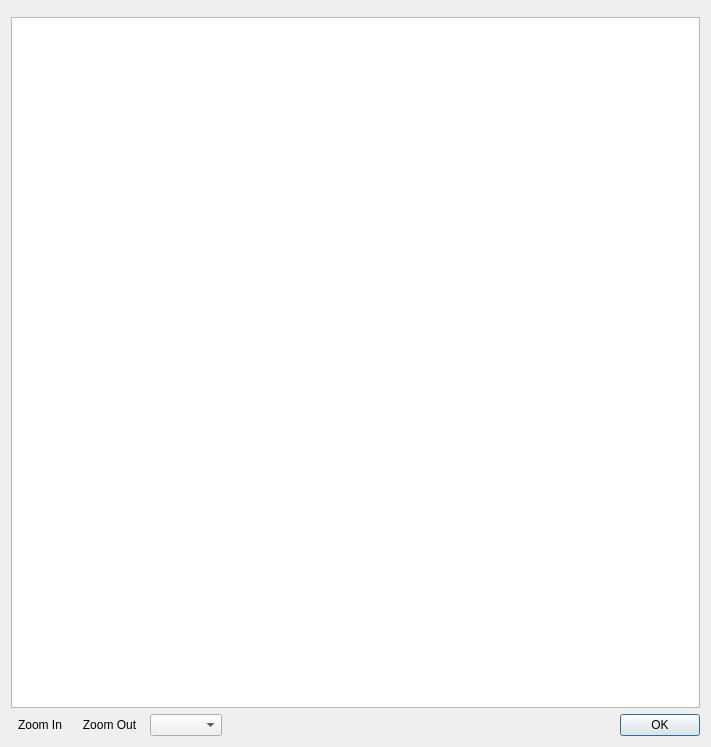
<?xml version="1.0" encoding="UTF-8"?>
<ui version="4.0">
 <class>SamplingReport</class>
 <widget class="QWidget" name="SamplingReport">
  <property name="geometry">
   <rect>
    <x>0</x>
    <y>0</y>
    <width>711</width>
    <height>747</height>
   </rect>
  </property>
  <property name="windowTitle">
   <string>Sampling Report</string>
  </property>
  <layout class="QVBoxLayout" name="verticalLayout">
   <item>
    <widget class="QgsMessageBar" name="MsgBar">
     <property name="frameShape">
      <enum>QFrame::NoFrame</enum>
     </property>
     <property name="lineWidth">
      <number>0</number>
     </property>
    </widget>
   </item>
   <item>
    <widget class="QTextBrowser" name="sampling_report"/>
   </item>
   <item>
    <widget class="QWidget" name="widget" native="true">
     <layout class="QHBoxLayout" name="horizontalLayout">
      <property name="leftMargin">
       <number>0</number>
      </property>
      <property name="topMargin">
       <number>0</number>
      </property>
      <property name="rightMargin">
       <number>0</number>
      </property>
      <property name="bottomMargin">
       <number>0</number>
      </property>
      <item>
       <widget class="QToolButton" name="zoomIn">
        <property name="toolTip">
         <string>Zoom In</string>
        </property>
        <property name="text">
         <string>Zoom In</string>
        </property>
        <property name="icon">
         <iconset>
          <normaloff>:/plugins/AcATaMa/icons/zoom-in.svg</normaloff>:/plugins/AcATaMa/icons/zoom-in.svg</iconset>
        </property>
        <property name="toolButtonStyle">
         <enum>Qt::ToolButtonIconOnly</enum>
        </property>
        <property name="autoRaise">
         <bool>true</bool>
        </property>
       </widget>
      </item>
      <item>
       <widget class="QToolButton" name="zoomOut">
        <property name="toolTip">
         <string>Zoom Out</string>
        </property>
        <property name="text">
         <string>Zoom Out</string>
        </property>
        <property name="icon">
         <iconset>
          <normaloff>:/plugins/AcATaMa/icons/zoom-out.svg</normaloff>:/plugins/AcATaMa/icons/zoom-out.svg</iconset>
        </property>
        <property name="toolButtonStyle">
         <enum>Qt::ToolButtonIconOnly</enum>
        </property>
        <property name="autoRaise">
         <bool>true</bool>
        </property>
       </widget>
      </item>
      <item>
       <widget class="QComboBox" name="area_unit">
        <property name="toolTip">
         <string>Area measurement unit</string>
        </property>
       </widget>
      </item>
      <item>
       <widget class="QDialogButtonBox" name="buttonBox">
        <property name="standardButtons">
         <set>QDialogButtonBox::Ok</set>
        </property>
       </widget>
      </item>
     </layout>
    </widget>
   </item>
  </layout>
 </widget>
 <customwidgets>
  <customwidget>
   <class>QgsMessageBar</class>
   <extends>QFrame</extends>
   <header>qgis.gui</header>
   <container>1</container>
  </customwidget>
 </customwidgets>
 <resources/>
 <connections>
  <connection>
   <sender>buttonBox</sender>
   <signal>clicked(QAbstractButton*)</signal>
   <receiver>SamplingReport</receiver>
   <slot>close()</slot>
   <hints>
    <hint type="sourcelabel">
     <x>379</x>
     <y>411</y>
    </hint>
    <hint type="destinationlabel">
     <x>484</x>
     <y>420</y>
    </hint>
   </hints>
  </connection>
  <connection>
   <sender>zoomIn</sender>
   <signal>clicked()</signal>
   <receiver>sampling_report</receiver>
   <slot>zoomIn()</slot>
   <hints>
    <hint type="sourcelabel">
     <x>26</x>
     <y>420</y>
    </hint>
    <hint type="destinationlabel">
     <x>30</x>
     <y>361</y>
    </hint>
   </hints>
  </connection>
  <connection>
   <sender>zoomOut</sender>
   <signal>clicked()</signal>
   <receiver>sampling_report</receiver>
   <slot>zoomOut()</slot>
   <hints>
    <hint type="sourcelabel">
     <x>128</x>
     <y>423</y>
    </hint>
    <hint type="destinationlabel">
     <x>134</x>
     <y>366</y>
    </hint>
   </hints>
  </connection>
 </connections>
</ui>
